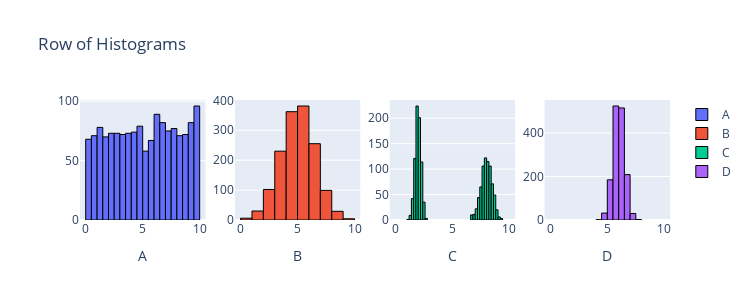

The notebook cell this image was saved under:
### Code cell
from scipy import stats
import plotly.graph_objects as go
from plotly.subplots import make_subplots
import numpy as np

n = 1500
data1 = stats.uniform.rvs(0, 10, size=n)
data2 = stats.norm.rvs(5, 1.5, size=n)
data3 = np.r_[stats.norm.rvs(2, 0.25, size=int(n/2)), stats.norm.rvs(8, 0.5, size=int(n/2))]
data4 = stats.norm.rvs(6, 0.5, size=n)

fig = make_subplots(rows=1, cols=4)

fig.add_trace(go.Histogram(x=data1, name='A', nbinsx=30, marker=dict(line=dict(color='black', width=1))), row=1, col=1)
fig.add_trace(go.Histogram(x=data2, name='B', nbinsx=15, marker=dict(line=dict(color='black', width=1))), row=1, col=2)
fig.add_trace(go.Histogram(x=data3, name='C', nbinsx=45, marker=dict(line=dict(color='black', width=1))), row=1, col=3)
fig.add_trace(go.Histogram(x=data4, name='D', nbinsx=15, marker=dict(line=dict(color='black', width=1))), row=1, col=4)

fig.update_layout(height=300, width=750, title_text="Row of Histograms")
fig.update_xaxes(title_text="A", row=1, col=1)
fig.update_xaxes(title_text="B", row=1, col=2)
fig.update_xaxes(title_text="C", row=1, col=3)
fig.update_xaxes(title_text="D", row=1, col=4)
fig.update_xaxes(range=[-0.5, 10.5])

for trace in fig.data:
    trace.xbins = dict(start=0, end=10)
    
# This code was produced by just making requests to Microsoft Copilot
# https://github.com/pointOfive/stat130chat130/blob/main/CHATLOG/wk3/COP/SLS/0001_concise_makeAplotV1.md

fig.show() # USE `fig.show(renderer="png")` FOR ALL GitHub and MarkUs SUBMISSIONS

### Figure 1 — Plotly figure (JSON) as saved in the notebook; plotly's stock layout.template omitted (floating-point values rounded to 4 significant figures; data arrays with more than 128 entries replaced by an {"elided": "..."} marker saying what was removed)
{"data": [{"marker": {"line": {"color": "black", "width": 1}}, "name": "A", "nbinsx": 30, "type": "histogram", "x": {"elided": "1500 float values"}, "xaxis": "x", "xbins": {"end": 10, "start": 0}, "yaxis": "y"}, {"marker": {"line": {"color": "black", "width": 1}}, "name": "B", "nbinsx": 15, "type": "histogram", "x": {"elided": "1500 float values"}, "xaxis": "x2", "xbins": {"end": 10, "start": 0}, "yaxis": "y2"}, {"marker": {"line": {"color": "black", "width": 1}}, "name": "C", "nbinsx": 45, "type": "histogram", "x": {"elided": "1500 float values"}, "xaxis": "x3", "xbins": {"end": 10, "start": 0}, "yaxis": "y3"}, {"marker": {"line": {"color": "black", "width": 1}}, "name": "D", "nbinsx": 15, "type": "histogram", "x": {"elided": "1500 float values"}, "xaxis": "x4", "xbins": {"end": 10, "start": 0}, "yaxis": "y4"}], "layout": {"height": 300, "title": {"text": "Row of Histograms"}, "width": 750, "xaxis": {"anchor": "y", "domain": [0, 0.2125], "range": [-0.5, 10.5], "title": {"text": "A"}}, "xaxis2": {"anchor": "y2", "domain": [0.2625, 0.475], "range": [-0.5, 10.5], "title": {"text": "B"}}, "xaxis3": {"anchor": "y3", "domain": [0.525, 0.7375], "range": [-0.5, 10.5], "title": {"text": "C"}}, "xaxis4": {"anchor": "y4", "domain": [0.7875, 1], "range": [-0.5, 10.5], "title": {"text": "D"}}, "yaxis": {"anchor": "x", "domain": [0, 1]}, "yaxis2": {"anchor": "x2", "domain": [0, 1]}, "yaxis3": {"anchor": "x3", "domain": [0, 1]}, "yaxis4": {"anchor": "x4", "domain": [0, 1]}}}
